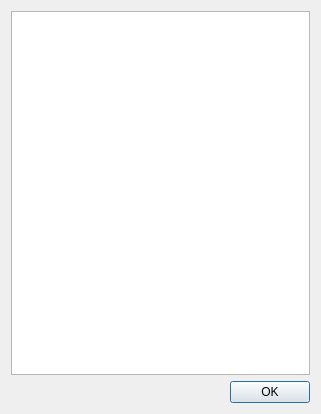
<?xml version="1.0" encoding="UTF-8"?>
<ui version="4.0">
 <class>AwExportSelChannelsUi</class>
 <widget class="QDialog" name="AwExportSelChannelsUi">
  <property name="windowModality">
   <enum>Qt::WindowModal</enum>
  </property>
  <property name="geometry">
   <rect>
    <x>0</x>
    <y>0</y>
    <width>321</width>
    <height>414</height>
   </rect>
  </property>
  <property name="windowTitle">
   <string>Select Channels</string>
  </property>
  <property name="windowIcon">
   <iconset resource="../../../resources/AnyWave.qrc">
    <normaloff>:/images/AnyWave_icon.png</normaloff>:/images/AnyWave_icon.png</iconset>
  </property>
  <layout class="QVBoxLayout" name="verticalLayout">
   <item>
    <widget class="QListWidget" name="listWidget">
     <property name="editTriggers">
      <set>QAbstractItemView::NoEditTriggers</set>
     </property>
     <property name="selectionMode">
      <enum>QAbstractItemView::ExtendedSelection</enum>
     </property>
     <property name="selectionBehavior">
      <enum>QAbstractItemView::SelectRows</enum>
     </property>
    </widget>
   </item>
   <item>
    <layout class="QHBoxLayout" name="horizontalLayout">
     <item>
      <spacer name="horizontalSpacer">
       <property name="orientation">
        <enum>Qt::Horizontal</enum>
       </property>
       <property name="sizeHint" stdset="0">
        <size>
         <width>40</width>
         <height>20</height>
        </size>
       </property>
      </spacer>
     </item>
     <item>
      <widget class="QPushButton" name="pushButton">
       <property name="text">
        <string>OK</string>
       </property>
      </widget>
     </item>
    </layout>
   </item>
  </layout>
 </widget>
 <layoutdefault spacing="6" margin="11"/>
 <resources>
  <include location="../../../resources/AnyWave.qrc"/>
 </resources>
 <connections>
  <connection>
   <sender>pushButton</sender>
   <signal>clicked()</signal>
   <receiver>AwExportSelChannelsUi</receiver>
   <slot>accept()</slot>
   <hints>
    <hint type="sourcelabel">
     <x>261</x>
     <y>391</y>
    </hint>
    <hint type="destinationlabel">
     <x>183</x>
     <y>390</y>
    </hint>
   </hints>
  </connection>
 </connections>
</ui>
